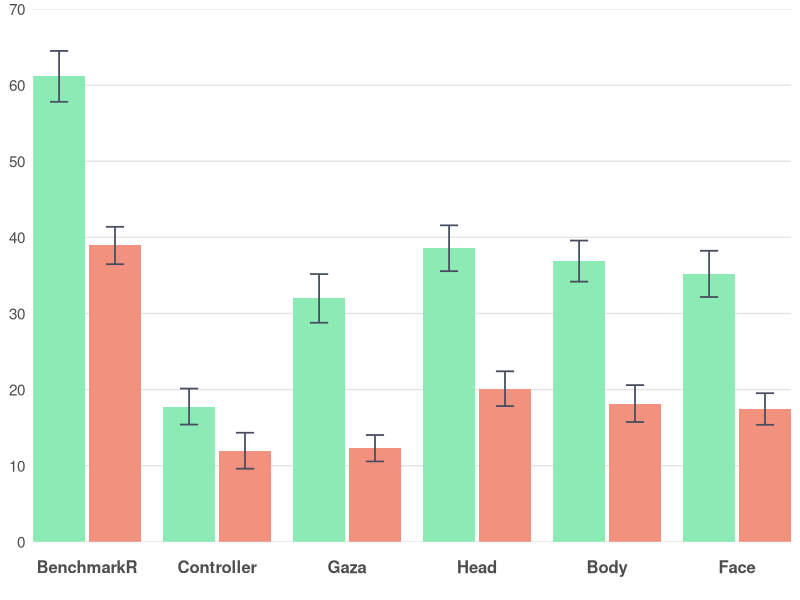
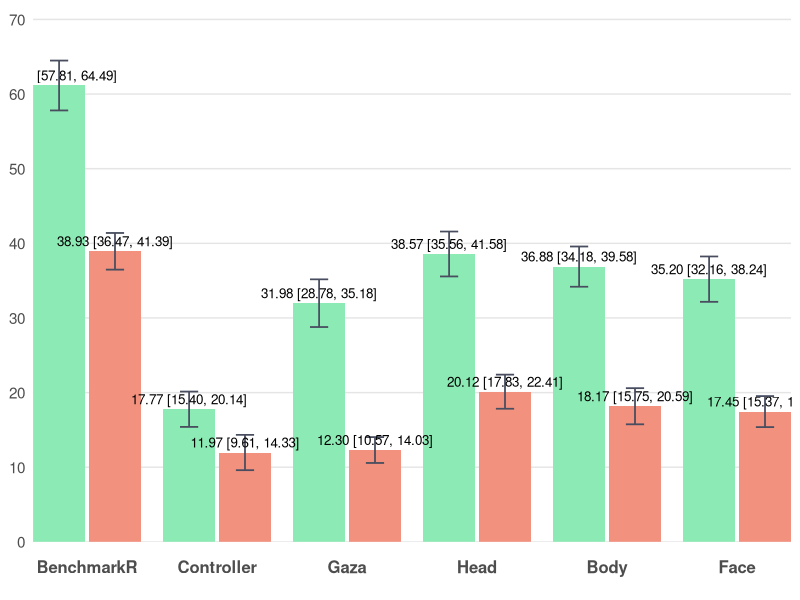

The R source for these figures, in order:
# ================= Packages =================
if (!require(ggplot2)) install.packages("ggplot2")
library(ggplot2)

# ================= Data =================
# BenchmarkR: Easy 61.15 (±8.95), Hard 38.93 (±6.58)
# Controller: Easy 17.77 (±6.34), Hard 11.97 (±6.33)
# Gaza: Easy 31.98 (±8.56), Hard 12.30 (±4.64)
# Head: Easy 38.57 (±8.06), Hard 20.12 (±6.12)
# Body: Easy 36.88 (±7.22), Hard 18.17 (±6.49)
# Face: Easy 35.20 (±8.14), Hard 17.45 (±5.56)

dat <- data.frame(
  Category = c("BenchmarkR","BenchmarkR",
               "Controller","Controller",
               "Gaza","Gaza",
               "Head","Head",
               "Body","Body",
               "Face","Face"),
  slot     = c("L","R",
               "L","R",
               "L","R",
               "L","R",
               "L","R",
               "L","R"),
  series   = c("Easy","Hard",
               "Easy","Hard",
               "Easy","Hard",
               "Easy","Hard",
               "Easy","Hard",
               "Easy","Hard"),
  mean     = c(61.15, 38.93,    # BenchmarkR Easy, Hard
               17.77, 11.97,    # Controller Easy, Hard
               31.98, 12.30,    # Gaza Easy, Hard
               38.57, 20.12,    # Head Easy, Hard
               36.88, 18.17,    # Body Easy, Hard
               35.20, 17.45),   # Face Easy, Hard
  sd       = c(8.95, 6.58,      # BenchmarkR Easy, Hard
               6.34, 6.33,      # Controller Easy, Hard
               8.56, 4.64,      # Gaza Easy, Hard
               8.06, 6.12,      # Head Easy, Hard
               7.22, 6.49,      # Body Easy, Hard
               8.14, 5.56),     # Face Easy, Hard
  stringsAsFactors = FALSE
)

# 固定横轴顺序
dat$Category <- factor(dat$Category,
  levels = c("BenchmarkR","Controller","Gaza","Head","Body","Face"))
dat$slot   <- factor(dat$slot, levels = c("L","R"))
dat$series <- factor(dat$series, levels = c("Easy","Hard"))

# ================= 手动定位（确保居中+相邻柱体有间距） =================
# 以每个类目的中心为整数(1,2,3,...)，在左右各偏移 delta；两柱宽度为 bar_w
group_w <- 0.8               # 每个类目总体占宽（<1 避免挤到相邻类目）
bar_w   <- group_w / 2       # 0.4  柱体宽度保持不变
delta   <- group_w / 4       # 0.2  基础偏移
gap     <- 0.03              # 相邻柱体间距（几个像素）

# 对于所有类别，L和R之间增加间距
offset_map <- c(L = -delta - gap/2, R = +delta + gap/2)

x_base <- as.numeric(dat$Category)
dat$x  <- x_base + unname(offset_map[as.character(dat$slot)])

# ================= 配色方案 =================
col_easy  <- "#8CEAB4"      # Easy
col_hard  <- "#F1917E"      # Hard

err_col   <- "#484D5F"

theme_base <- theme_minimal(base_size = 13) +
  theme(
    legend.position    = "none",
    panel.background   = element_rect(fill = "#FFFFFF", color = NA),  # 白底
    plot.background    = element_rect(fill = "#FFFFFF", color = NA),  # 白底
    panel.grid.major   = element_blank(),  # 去除所有网格线
    panel.grid.minor   = element_blank(),  # 去除所有网格线
    panel.grid.major.x = element_blank(),
    panel.grid.minor.x = element_blank(),
    panel.grid.major.y = element_blank(),
    panel.grid.minor.y = element_blank(),
    axis.ticks.x       = element_blank(),  # 去除x轴刻度线（底部灰色竖线）
    axis.ticks.y       = element_blank(),  # 去除y轴刻度线（左侧竖着的刻度线）
    axis.line.x        = element_blank(),  # 去除x轴线（底部灰色竖线）
    axis.line.y        = element_blank(),  # 去除y轴线（左侧竖线）
    axis.text.x        = element_text(size = 12, face = "bold", 
                                       margin = margin(t = 10, b = 10)),  # 底部文字距离坐标轴更远
    axis.text.y        = element_text(size = 11),
    axis.title         = element_blank()
  )

# y 轴：根据数据范围确定，最大值约 61.15，设置为 0-70
y_top    <- 70
y_breaks <- seq(0, 70, by = 10)

# x 轴：用数值坐标，刻度放在每个类目中心
x_breaks <- seq_along(levels(dat$Category))
x_labels <- levels(dat$Category)

# ================= 95% 置信区间计算 =================
n <- 30  # 样本量
df <- n - 1  # 自由度 = 29
t_critical <- qt(0.975, df)  # t分布临界值（95% CI，双尾）
# 计算95% CI的误差范围
dat$ci_margin <- t_critical * (dat$sd / sqrt(n))

# ================= 图1：不带标注 =================
p1 <- ggplot(dat, aes(x = x, y = mean, fill = series)) +
  # 手动添加水平坐标线
  geom_hline(yintercept = y_breaks, color = "#E5E5E5", linewidth = 0.5) +
  geom_col(width = bar_w, position = "identity", colour = NA) +
  geom_errorbar(aes(ymin = mean - ci_margin, ymax = mean + ci_margin),
                width = bar_w * 0.35, color = err_col, linewidth = 0.6,
                position = "identity") +
  scale_fill_manual(values = c(Easy = col_easy, Hard = col_hard)) +
  scale_y_continuous(breaks = y_breaks, minor_breaks = NULL) +
  scale_x_continuous(breaks = x_breaks, labels = x_labels, expand = c(0, 0)) +
  coord_cartesian(ylim = c(0, y_top), expand = 0) +
  theme_base

# ================= 图2：带"均值 (95% CI)"标注 =================
lab_df <- transform(dat, label = sprintf("%.2f [%.2f, %.2f]", mean, 
                                          mean - ci_margin, mean + ci_margin))

p2 <- ggplot(dat, aes(x = x, y = mean, fill = series)) +
  # 手动添加水平坐标线
  geom_hline(yintercept = y_breaks, color = "#E5E5E5", linewidth = 0.5) +
  geom_col(width = bar_w, position = "identity", colour = NA) +
  geom_errorbar(aes(ymin = mean - ci_margin, ymax = mean + ci_margin),
                width = bar_w * 0.35, color = err_col, linewidth = 0.6,
                position = "identity") +
  geom_text(data = lab_df, aes(label = label),
            vjust = -0.5, size = 3.4, position = "identity") +
  scale_fill_manual(values = c(Easy = col_easy, Hard = col_hard)) +
  scale_y_continuous(breaks = y_breaks, minor_breaks = NULL) +
  scale_x_continuous(breaks = x_breaks, labels = x_labels, expand = c(0, 0)) +
  coord_cartesian(ylim = c(0, y_top * 1.02), expand = 0) +
  theme_base

# 保存文件（确保目录存在）
if (!dir.exists("no_labels")) dir.create("no_labels", recursive = TRUE)
if (!dir.exists("with_labels")) dir.create("with_labels", recursive = TRUE)
ggsave("no_labels/RW_no_labels.png", p1, width = 8, height = 4.2, dpi = 300, bg = "white")
ggsave("with_labels/RW_with_labels.png", p2, width = 8, height = 4.6, dpi = 300, bg = "white")
